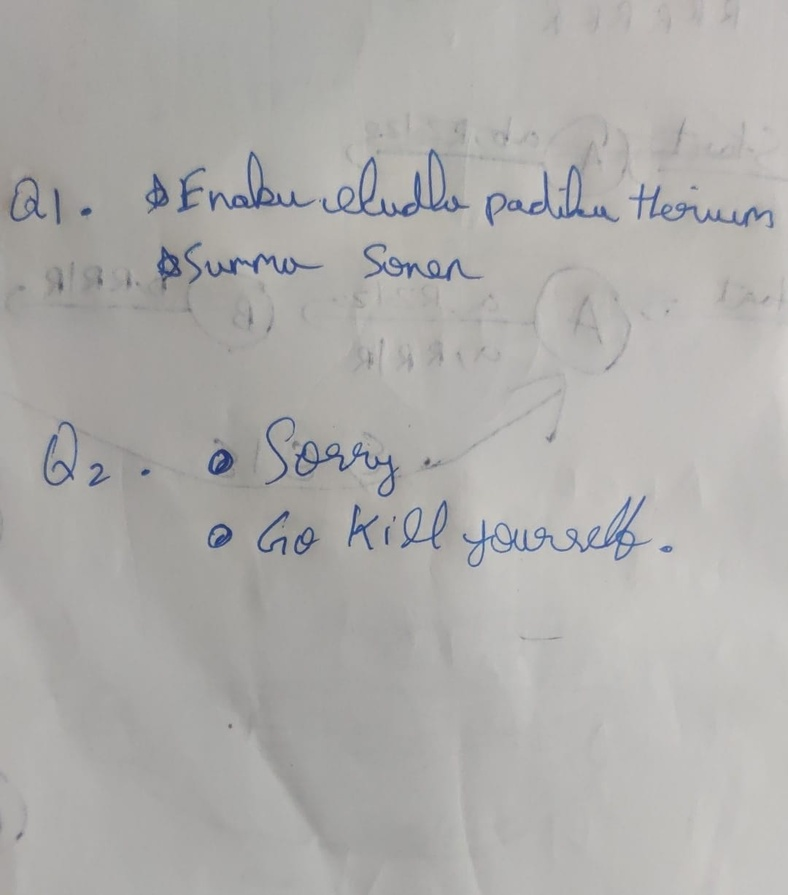
#> input picture backend/realtest.jpeg, 788 x 895 px, shrunk from 1080 x 1227 before the run
$ python -i alignment_agent.py   (imports and definitions only)
#> lines starting #> are read from the running program, lines starting #| are printed output that depends on the picture; after the words box and inside, x2 and y2 are one past the last pixel; in counts of white or black regions, pixels touching at a corner belong together
"""
Alignment Agent: Image preprocessing for OCR accuracy

Uses OpenCV for deskewing and cropping scanned exam images.
Also handles PDF to image conversion.
"""

import cv2
import numpy as np
from pathlib import Path
import logging

logger = logging.getLogger(__name__)

try:
    from pdf2image import convert_from_path
except ImportError:
    logger.warning("pdf2image not installed. PDF processing disabled.")
    convert_from_path = None

def align_images(image_path: str) -> str:
    """
    Align and deskew the input image for better OCR accuracy.
    Returns the path to the aligned image.
    """
#> called with image_path = '../../realtest.jpeg'
    try:
        if not Path(image_path).exists():
            raise FileNotFoundError(f"Image not found: {image_path}")

        # Read image
        image = cv2.imread(image_path)
#> image is the input picture: shape (895, 788, 3); mean B, G, R 171, 173, 174.3
        if image is None:
            raise ValueError(f"Could not read image: {image_path}")

        # Convert to grayscale
        gray = cv2.cvtColor(image, cv2.COLOR_BGR2GRAY)

        # Apply Gaussian blur to reduce noise
        blurred = cv2.GaussianBlur(gray, (5, 5), 0)

        # Edge detection
        edges = cv2.Canny(blurred, 50, 150)
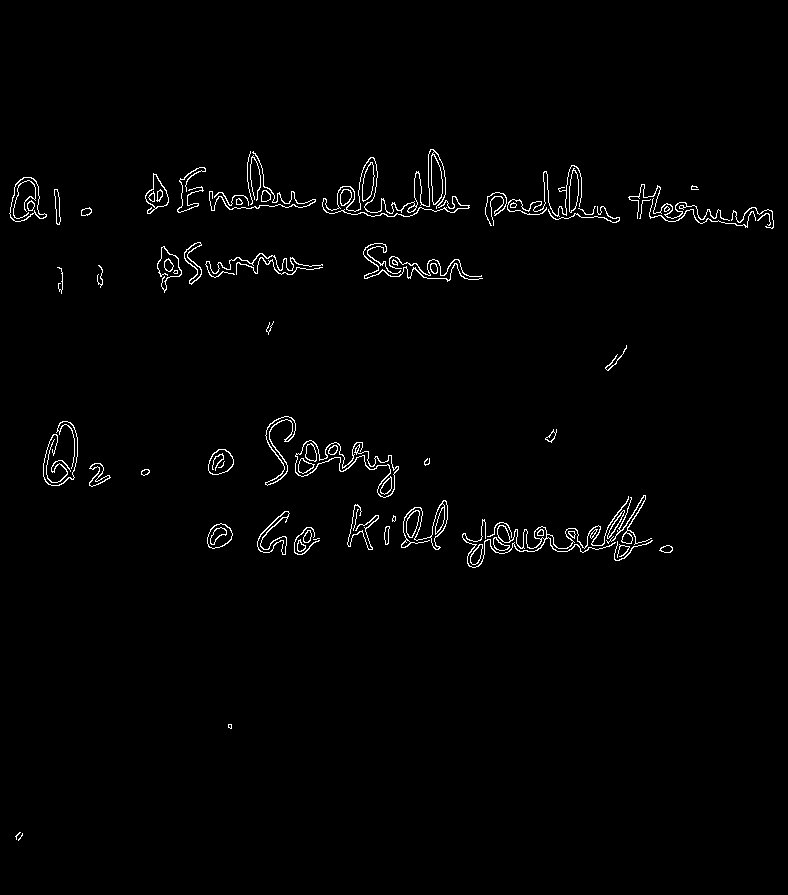
#> edges: shape (895, 788); 1.5% white in thin lines or dots, all inside (x1, y1, x2, y2) = (9, 149, 774, 841)

        # Find contours
        contours, _ = cv2.findContours(edges, cv2.RETR_EXTERNAL, cv2.CHAIN_APPROX_SIMPLE)
#> contours = 80 contours, 23 with area under 20; largest, box (x1, y1, x2, y2) and area: (9, 177, 47, 222) 1026, (322, 149, 470, 217) 584, (208, 449, 234, 475) 478, (401, 500, 448, 550) 471, (207, 523, 233, 549) 456

        if not contours:
            logger.warning("No contours found, returning original image")
            return image_path

        # Find the largest contour (assuming it's the document)
        largest_contour = max(contours, key=cv2.contourArea)
#> largest_contour = contour of 61 points, box (x1, y1, x2, y2) (9, 177, 47, 222), area 1026

        # Approximate the contour to a polygon
        epsilon = 0.02 * cv2.arcLength(largest_contour, True)
#> epsilon = 3.05
        approx = cv2.approxPolyDP(largest_contour, epsilon, True)
#> approx = contour of 9 points, box (x1, y1, x2, y2) (10, 177, 46, 222), area 929

        if len(approx) == 4:
            # Perspective transform for quadrilateral
            pts = approx.reshape(4, 2)
            rect = np.zeros((4, 2), dtype="float32")

            # Order points: top-left, top-right, bottom-right, bottom-left
            s = pts.sum(axis=1)
            rect[0] = pts[np.argmin(s)]
            rect[2] = pts[np.argmax(s)]

            diff = np.diff(pts, axis=1)
            rect[1] = pts[np.argmin(diff)]
            rect[3] = pts[np.argmax(diff)]

            # Compute width and height
            width_a = np.sqrt(((rect[2][0] - rect[3][0]) ** 2) + ((rect[2][1] - rect[3][1]) ** 2))
            width_b = np.sqrt(((rect[1][0] - rect[0][0]) ** 2) + ((rect[1][1] - rect[0][1]) ** 2))
            max_width = max(int(width_a), int(width_b))

            height_a = np.sqrt(((rect[2][0] - rect[1][0]) ** 2) + ((rect[2][1] - rect[1][1]) ** 2))
            height_b = np.sqrt(((rect[3][0] - rect[0][0]) ** 2) + ((rect[3][1] - rect[0][1]) ** 2))
            max_height = max(int(height_a), int(height_b))

            dst = np.array([
                [0, 0],
                [max_width - 1, 0],
                [max_width - 1, max_height - 1],
                [0, max_height - 1]], dtype="float32")

            # Perspective transform
            M = cv2.getPerspectiveTransform(rect, dst)
            warped = cv2.warpPerspective(image, M, (max_width, max_height))
        else:
            # Simple deskew for non-quadrilateral
            coords = np.column_stack(np.where(gray > 0))
#> coords = 705260 pairs, first value 0 to 894, second value 0 to 787
            angle = cv2.minAreaRect(coords)[-1]
#> angle = -90
            if angle < -45:
                angle = -(90 + angle)
#> angle = 0
            else:
                angle = -angle

            (h, w) = image.shape[:2]
#> h = 895; w = 788
            center = (w // 2, h // 2)
#> center = (394, 447)
            M = cv2.getRotationMatrix2D(center, angle, 1.0)
#> M = [[1, 0, 0], [0, 1, 0]]
            warped = cv2.warpAffine(image, M, (w, h), flags=cv2.INTER_CUBIC, borderMode=cv2.BORDER_REPLICATE)

        # Save aligned image in processed_images folder
        processed_dir = Path("../../processed_images")
        processed_dir.mkdir(exist_ok=True)
        aligned_filename = f"{Path(image_path).stem}_aligned.png"
        aligned_path = processed_dir / aligned_filename
        cv2.imwrite(str(aligned_path), warped)

        logger.info(f"Image aligned and saved to {aligned_path}")
        return str(aligned_path)

    except Exception as e:
        logger.error(f"Alignment failed for {image_path}: {e}")
        return image_path  # Return original on failure

def process_pdf_to_images(pdf_path: str) -> list[str]:
    """
    Convert PDF pages to images and return list of image paths.
    """
    if not convert_from_path:
        raise ImportError("pdf2image required for PDF processing")

    try:
        images = convert_from_path(pdf_path)
        image_paths = []
        pdf_name = Path(pdf_path).stem
        processed_dir = Path("../../processed_images")
        processed_dir.mkdir(exist_ok=True)

        for i, image in enumerate(images):
            image_filename = f"{pdf_name}_page_{i+1}.png"
            image_path = processed_dir / image_filename
            image.save(str(image_path), "PNG")
            image_paths.append(str(image_path))

        logger.info(f"Converted PDF {pdf_path} to {len(image_paths)} images in {processed_dir}")
        return image_paths

    except Exception as e:
        logger.error(f"PDF processing failed for {pdf_path}: {e}")
        return []

>>> result = align_images('../../realtest.jpeg')
